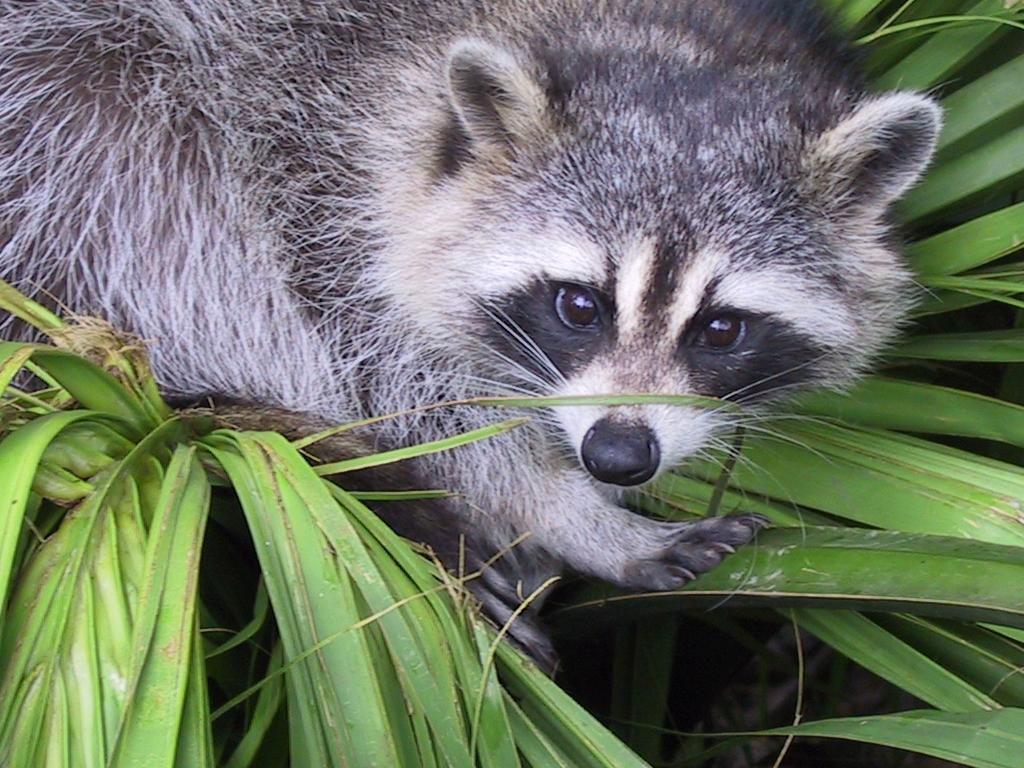
#> input picture day01/ex04/animal.jpeg, 1024 x 768 px
$ python rotate.py
#> lines starting #> are read from the running program, lines starting #| are printed output that depends on the picture
### day01/ex02/load_image.py
from PIL import Image
import numpy as np


def ft_load(path: str) -> np.ndarray:
    """Load the image from a file."""
#> called with path = 'animal.jpeg'
    try:
        img = Image.open(path)
#> img is the input picture: PIL image 1024x768 RGB; mean R, G, B 110.7, 117.7, 102.1
        img.load()
        data = np.asarray(img, dtype="int32")
#| The shape of the image is: (768, 1024, 3) or (768, 1024)
        return data
    except Exception as e:
        print(f"error load image: {e}")
        exit()

### day01/ex04/rotate.py
import matplotlib.pyplot as plt
import numpy as np
from load_image import ft_load


def cut_and_transpose(image_array):
    """Cut and transpose the image."""
    cute_image = cut_square(image_array)
    return manual_transpose(cute_image)


def cut_square(image_array):
    """Cut the image to a square."""
    size = min(image_array.shape[:2])
#> size = 768
    square_image = image_array[:size, :size]
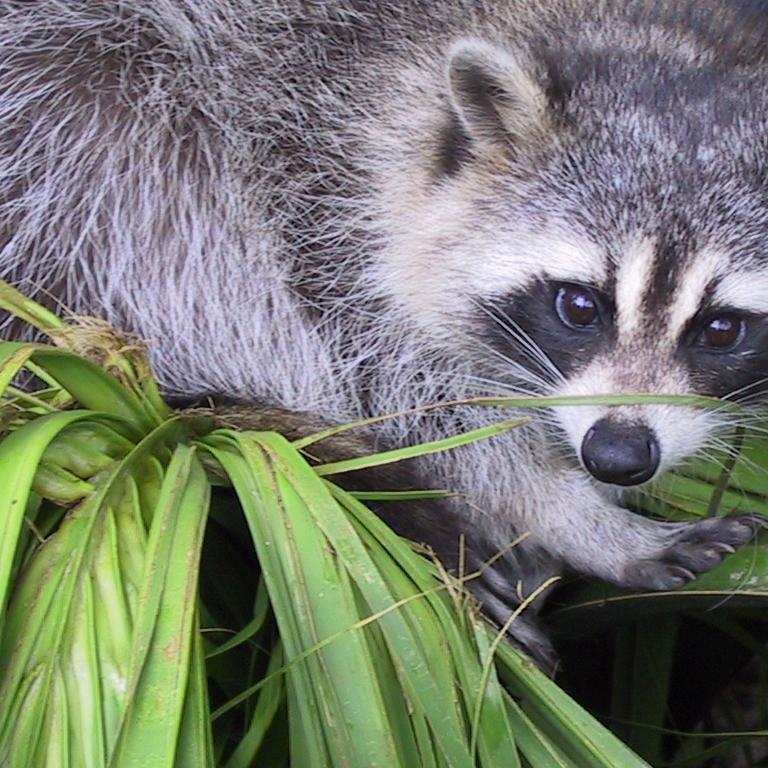
#> square_image: shape (768, 768, 3) int32; mean R, G, B 120, 124, 112.7
    return square_image


def manual_transpose(image_array):
    """Transpose the image."""
    transposed_image = np.zeros((
        image_array.shape[1], image_array.shape[0], image_array.shape[2]),
       dtype=image_array.dtype)

    for i in range(image_array.shape[0]):
        for j in range(image_array.shape[1]):
            transposed_image[j, i] = image_array[i, j]
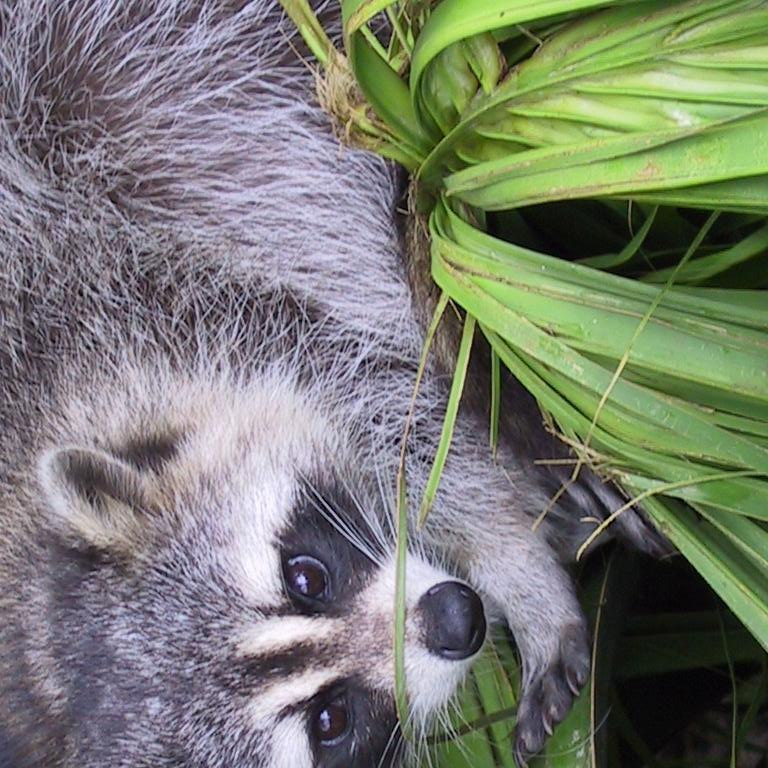
#> transposed_image: shape (768, 768, 3) int32; mean R, G, B 120, 124, 112.7

    return transposed_image


def main():
    """Main function."""
    image_path = "animal.jpeg"
    image_array = ft_load(image_path)

    print("The shape of the image is:"
          f" {image_array.shape} or "
          f"({image_array.shape[0]}, {image_array.shape[1]})")

    transposed_image = cut_and_transpose(image_array)

    plt.imshow(transposed_image)
    plt.show()

    print("New shape after Transpose: ("
          f"{transposed_image.shape[0]}, {transposed_image.shape[1]})")
#| New shape after Transpose: (768, 768)
    print(transposed_image)
#> (printed output is left out)


if __name__ == "__main__":
    main()
